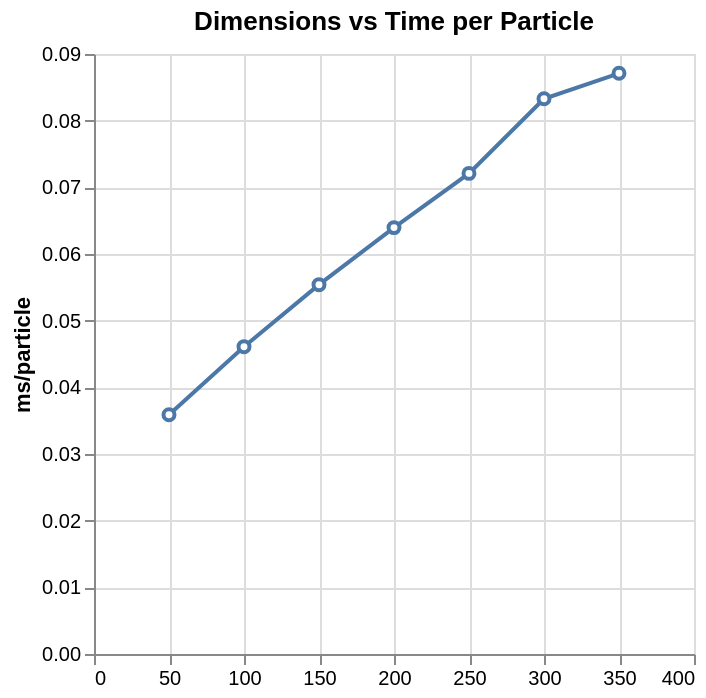

Notebook cell for this chart:
### Code cell
base = alt.Chart(data).mark_line(point=alt.OverlayMarkDef(filled=False, fill="white")).encode(
    x=alt.X('Heightfield Dimensions:Q', title=''),
    y=alt.Y('Time per Particle:Q', title='ms/particle'),
    tooltip= ['Particles:N', alt.Tooltip('Time:Q', title='Time (ms)')],
).properties(
    title='Dimensions vs Time per Particle'
)
base

### Figure 1 — Vega-Lite specification as saved in the notebook (floating-point values rounded to 4 significant figures)
{"config": {"view": {"continuousWidth": 300, "continuousHeight": 300}}, "data": {"name": "data-202aa48bf3cb7f0eac967c15f5283a94"}, "mark": {"type": "line", "point": {"fill": "white", "filled": false}}, "encoding": {"tooltip": [{"field": "Particles", "type": "nominal"}, {"field": "Time", "title": "Time (ms)", "type": "quantitative"}], "x": {"field": "Heightfield Dimensions", "title": "", "type": "quantitative"}, "y": {"field": "Time per Particle", "title": "ms/particle", "type": "quantitative"}}, "title": "Dimensions vs Time per Particle", "$schema": "https://vega.github.io/schema/vega-lite/v6.4.1.json", "datasets": {"data-202aa48bf3cb7f0eac967c15f5283a94": [{"Heightfield Dimensions": 350, "Particles": 1529075, "Time": 133194, "Time per Particle": 0.08711}, {"Heightfield Dimensions": 300, "Particles": 1120414, "Time": 93306, "Time per Particle": 0.08328}, {"Heightfield Dimensions": 250, "Particles": 775251, "Time": 55890, "Time per Particle": 0.07209}, {"Heightfield Dimensions": 200, "Particles": 493312, "Time": 31552, "Time per Particle": 0.06396}, {"Heightfield Dimensions": 150, "Particles": 274996, "Time": 15235, "Time per Particle": 0.0554}, {"Heightfield Dimensions": 100, "Particles": 119998, "Time": 5532, "Time per Particle": 0.0461}, {"Heightfield Dimensions": 50, "Particles": 28567, "Time": 1025, "Time per Particle": 0.03588}]}}
